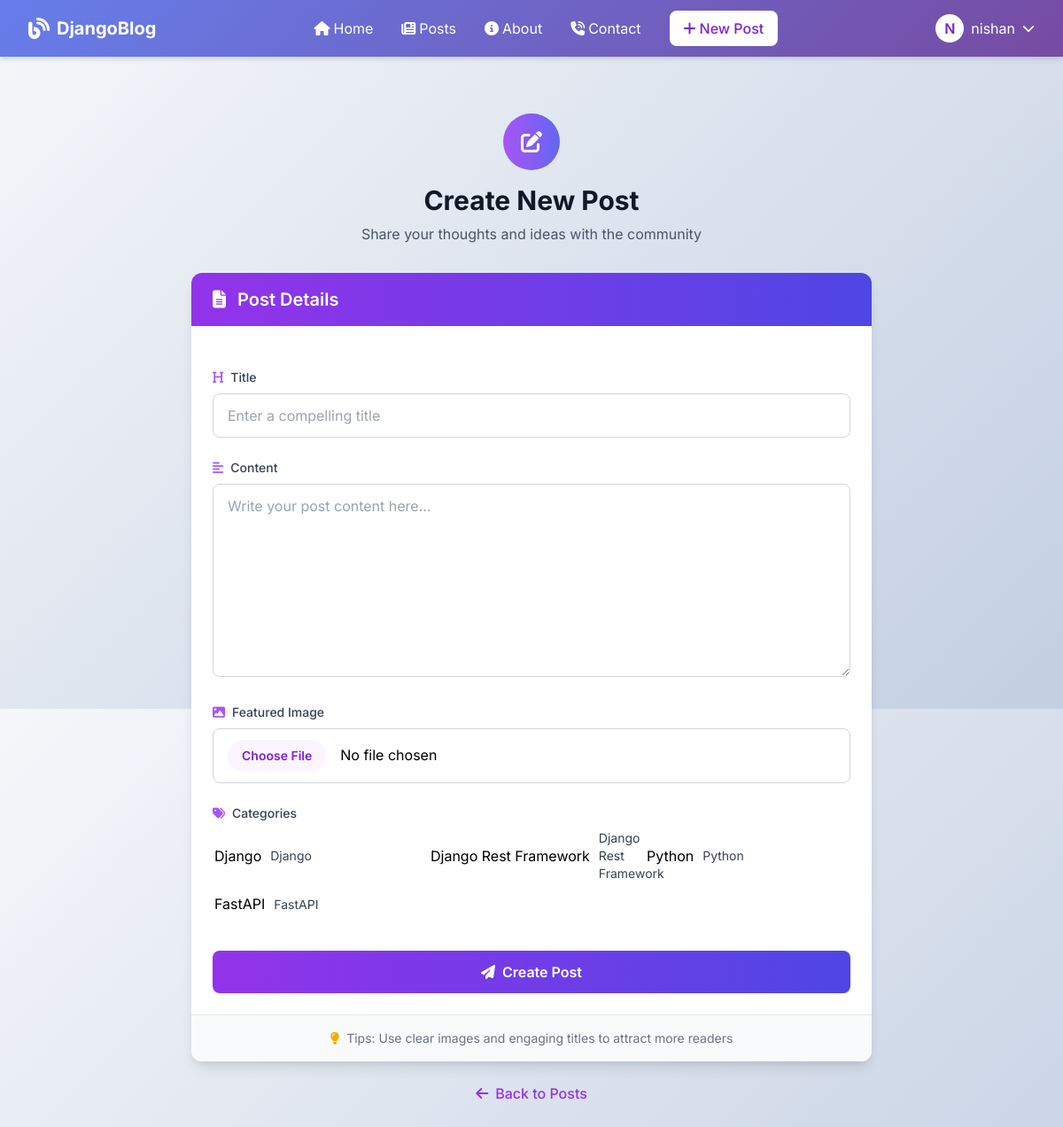
The app's page /post/new/ (signed in) with its own data.
### blog/models.py (models this page shows)
class Category(models.Model):
    name = models.CharField(max_length=100)
    def __str__(self):
        return self.name

### blog/views.py (the view, shortened to what this page needs)
# urls.py: path('post/new/', PostCreateView.as_view(), name='post-create'),
class PostCreateView(LoginRequiredMixin, CreateView):
    model = Post
    fields = ['title', 'content', 'categories', 'image']

### blog/templates/blog/post_form.html (shortened to what this page needs)
{% extends "base.html" %}
{% load crispy_forms_tags %}
{% block content %}
<div class="min-h-screen py-8 px-4 sm:px-6 lg:px-8">
    <div class="max-w-3xl mx-auto">
        <div class="text-center mb-8">
            <div class="inline-flex items-center justify-center w-16 h-16 bg-gradient-to-r from-purple-500 to-indigo-500 rounded-full mb-4">
                <i class="fas fa-edit text-white text-2xl"></i>
            </div>
            <h1 class="text-3xl font-bold text-gray-900">
                {% if form.instance.pk %}Update Your Post{% else %}Create New Post{% endif %}
            </h1>
            <p class="text-gray-600 mt-2">
                {% if form.instance.pk %}
                Make changes to your existing post
                {% else %}
                Share your thoughts and ideas with the community
                {% endif %}
            </p>
        </div>
        <div class="bg-white rounded-xl shadow-lg overflow-hidden card-hover">
            <div class="bg-gradient-to-r from-purple-600 to-indigo-600 px-6 py-4">
                <h2 class="text-xl font-semibold text-white">
                    <i class="fas fa-file-alt mr-2"></i>
                    Post Details
                </h2>
            </div>
            <div class="p-6">
                <form method="POST" enctype="multipart/form-data" class="space-y-6">
                    <div>
                        <label for="id_title" class="block text-sm font-medium text-gray-700 mb-2">
                            <i class="fas fa-heading mr-2 text-purple-500"></i>Title
                        </label>
                        <div class="relative">
                            <input type="text" name="title" id="id_title"
                                class="w-full px-4 py-3 border border-gray-300 rounded-lg focus:ring-2 focus:ring-purple-500 focus:border-purple-500 transition duration-150"
                                placeholder="Enter a compelling title"
                                value="{{ form.title.value|default:'' }}">
                        </div>
                    </div>
                    <div>
                        <label for="id_content" class="block text-sm font-medium text-gray-700 mb-2">
                            <i class="fas fa-align-left mr-2 text-purple-500"></i>Content
                        </label>
                        <div class="relative">
                            <textarea name="content" id="id_content" rows="8"
                                class="w-full px-4 py-3 border border-gray-300 rounded-lg focus:ring-2 focus:ring-purple-500 focus:border-purple-500 transition duration-150"
                                placeholder="Write your post content here...">{{ form.content.value|default:'' }}</textarea>
                        </div>
                    </div>
                    <div>
                        <label for="id_image" class="block text-sm font-medium text-gray-700 mb-2">
                            <i class="fas fa-image mr-2 text-purple-500"></i>Featured Image
                        </label>
                        <div class="relative">
                            <input type="file" name="image" id="id_image"
                                class="w-full px-4 py-3 border border-gray-300 rounded-lg focus:ring-2 focus:ring-purple-500 focus:border-purple-500 transition duration-150 file:mr-4 file:py-2 file:px-4 file:rounded-full file:border-0 file:text-sm file:font-semibold file:bg-purple-50 file:text-purple-700 hover:file:bg-purple-100">
                        </div>
                    </div>
                    {% if form.categories %}
                    <div>
                        <label class="block text-sm font-medium text-gray-700 mb-2">
                            <i class="fas fa-tags mr-2 text-purple-500"></i>Categories
                        </label>
                        <div class="grid grid-cols-2 md:grid-cols-3 gap-3">
                            {% for checkbox in form.categories %}
                            <div class="flex items-center">
                                {{ checkbox.tag }}
                                <label for="{{ checkbox.id_for_label }}" class="ml-2 text-sm text-gray-700 cursor-pointer">
                                    {{ checkbox.choice_label }}
                                </label>
                            </div>
                            {% endfor %}
                        </div>
                    </div>
                    {% endif %}
                    <div class="pt-4">
                        <button type="submit" class="w-full bg-gradient-to-r from-purple-600 to-indigo-600 text-white py-3 px-4 rounded-lg font-semibold hover:from-purple-700 hover:to-indigo-700 transition duration-150 ease-in-out transform hover:-translate-y-0.5 flex items-center justify-center">
                            <i class="fas fa-paper-plane mr-2"></i>
                            {% if form.instance.pk %}Update Post{% else %}Create Post{% endif %}
                        </button>
                    </div>
                </form>
            </div>
            <div class="bg-gray-50 px-6 py-4 border-t border-gray-200">
                <p class="text-sm text-gray-500 text-center">
                    <i class="fas fa-lightbulb mr-1 text-yellow-500"></i>
                    Tips: Use clear images and engaging titles to attract more readers
                </p>
            </div>
        </div>
        <div class="text-center mt-6">
            <a href="{% if form.instance.pk %}{% url 'post-detail' form.instance.pk %}{% else %}{% url 'blog-posts' %}{% endif %}"
               class="text-purple-600 hover:text-purple-700 font-medium inline-flex items-center">
                <i class="fas fa-arrow-left mr-2"></i>
                Back to {% if form.instance.pk %}Post{% else %}Posts{% endif %}
            </a>
        </div>
    </div>
</div>
{% endblock %}

### templates/base.html (shortened to what this page needs)
<!DOCTYPE html>
<html lang="en">
<head>
    <script src="https://cdn.tailwindcss.com"></script>
    <link rel="stylesheet" href="https://cdnjs.cloudflare.com/ajax/libs/font-awesome/6.4.0/css/all.min.css">
    <link href="https://cdn.jsdelivr.net/npm/summernote@0.8.20/dist/summernote-lite.min.css" rel="stylesheet">
</head>
<body class="bg-gray-50">
    <nav class="gradient-bg text-white navbar-shadow">
        <div class="max-w-7xl mx-auto px-4 sm:px-6 lg:px-8">
            <div class="flex justify-between h-16">
                <div class="flex items-center">
                    <a href="{% url 'blog-home' %}" class="flex items-center space-x-2">
                        <i class="fas fa-blog text-2xl"></i>
                        <span class="font-bold text-xl">DjangoBlog</span>
                    </a>
                </div>
                <div class="hidden md:flex items-center space-x-8">
                    <a href="{% url 'blog-home' %}" class="text-white hover:text-gray-200 transition duration-150 flex items-center space-x-1">
                        <i class="fas fa-home"></i>
                        <span>Home</span>
                    </a>
                    <a href="{% url 'blog-posts' %}" class="text-white hover:text-gray-200 transition duration-150 flex items-center space-x-1">
                        <i class="fas fa-newspaper"></i>
                        <span>Posts</span>
                    </a>
                    <a href="{% url 'blog-about' %}" class="text-white hover:text-gray-200 transition duration-150 flex items-center space-x-1">
                        <i class="fas fa-info-circle"></i>
                        <span>About</span>
                    </a>
                     <a href="{% url 'blog-contact' %}" class="text-white hover:text-gray-200 transition duration-150 flex items-center space-x-1">
                        <i class="fa-solid fa-phone-volume"></i>
                        <span>Contact</span>
                    </a>
                    {% if user.is_authenticated %}
                    <a href="{% url 'post-create' %}" class="bg-white text-purple-700 px-4 py-2 rounded-lg font-medium hover:bg-gray-100 transition duration-150 flex items-center space-x-1">
                        <i class="fas fa-plus"></i>
                        <span>New Post</span>
                    </a>
                    {% endif %}
                </div>
                <div class="hidden md:flex items-center space-x-4">
                    {% if user.is_authenticated %}
                    <div class="relative group">
                        <button class="flex items-center space-x-2 text-white focus:outline-none">
                            <div class="w-8 h-8 rounded-full bg-white text-purple-700 flex items-center justify-center font-semibold">
                                {{ user.username|first|upper }}
                            </div>
                            <span>{{ user.username }}</span>
                            <i class="fas fa-chevron-down text-sm"></i>
                        </button>
                    </div>
                    {% endif %}
                </div>
            </div>
        </div>
    </nav>
    <main class="main-content">
        <div class="max-w-7xl mx-auto px-4 sm:px-6 lg:px-8 py-8">
            {% block content %}{% endblock %}
        </div>
    </main>
</body>
</html>

### templates/base.html (style rules this page uses)
body { font-family: 'Inter', sans-serif; background: linear-gradient(135deg, #f5f7fa 0%, #c3cfe2 100%); min-height: 100vh; display: flex; flex-direction: column; }
.main-content { flex: 1 0 auto; }
.gradient-bg { background: linear-gradient(135deg, #667eea 0%, #764ba2 100%); }
.card-hover { transition: transform 0.3s ease, box-shadow 0.3s ease; }
.navbar-shadow { box-shadow: 0 4px 6px -1px rgba(0, 0, 0, 0.1), 0 2px 4px -1px rgba(0, 0, 0, 0.06); }

### blog/templates/blog/post_form.html (style rules this page uses)
.card-hover { transition: transform 0.3s ease, box-shadow 0.3s ease; }
textarea { resize: vertical; min-height: 200px; }

### records on screen
Category: choice_label "Django"
Category: choice_label "Django Rest Framework"
Category: choice_label "Python"
Category: choice_label "FastAPI"

### other values on screen
{{ user.username|first|upper }} "N"
{{ user.username }} "nishan"
